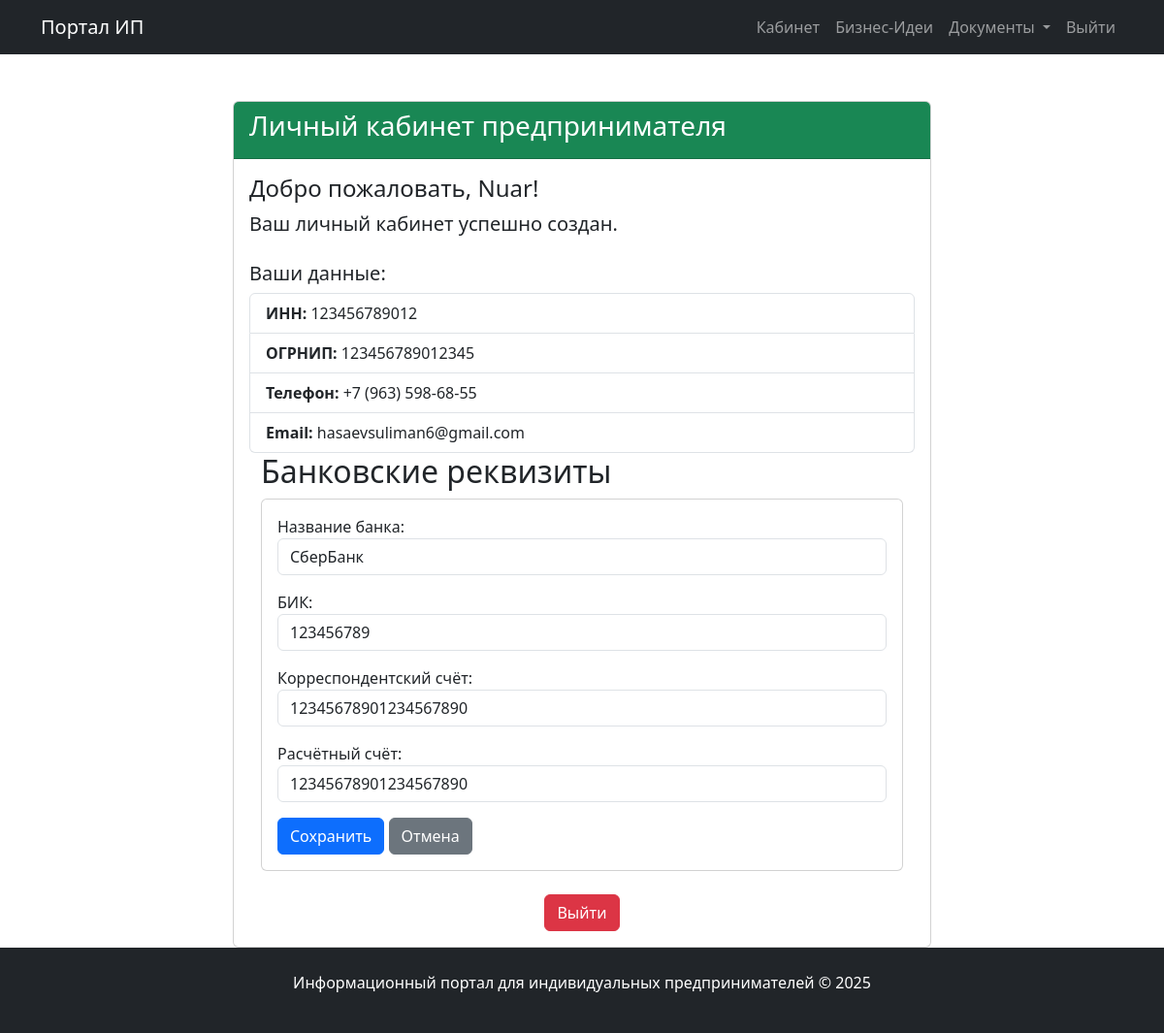
The page /dashboard/ (signed in) on the database its author committed.
### entrepreneurs/models.py (models this page shows, shortened)
class EntrepreneurProfile(models.Model):
    user = models.OneToOneField(
        User,
        on_delete=models.CASCADE,
        related_name='entrepreneur_profile',
        verbose_name='Пользователь'
    )
    company_name = models.CharField(
        max_length=255,
        verbose_name='Название ИП',
        help_text='Официальное название индивидуального предпринимателя'
    )
    inn = models.CharField(
        max_length=12,
        validators=[RegexValidator(r'^\d{12}$', 'ИНН должен содержать ровно 12 цифр')],
        verbose_name='ИНН',
        unique=True,
        help_text='12-значный идентификационный номер налогоплательщика'
    )
    ogrnip = models.CharField(
        max_length=15,
        validators=[RegexValidator(r'^\d{15}$', 'ОГРНИП должен содержать ровно 15 цифр')],
        verbose_name='ОГРНИП',
        unique=True,
        help_text='15-значный основной государственный регистрационный номер'
    )
    phone = models.CharField(
        max_length=18,
        verbose_name='Номер телефона',
        help_text='Формат: +7 (XXX) XXX-XX-XX'
    )
    is_verified = models.BooleanField(
        default=False,
        verbose_name='Профиль верифицирован'
    )
    created_at = models.DateTimeField(
        auto_now_add=True,
        verbose_name='Дата создания профиля'
    )
    updated_at = models.DateTimeField(
        auto_now=True,
        verbose_name='Дата последнего обновления'
    )
    class Meta:
        verbose_name = 'Профиль предпринимателя'
        verbose_name_plural = 'Профили предпринимателей'
        ordering = ['-created_at']

class BankDetails(models.Model):
    entrepreneur = models.OneToOneField(
        EntrepreneurProfile,
        on_delete=models.CASCADE,
        related_name='bank_details',
        verbose_name='Предприниматель'
    )
    bank_name = models.CharField(
        max_length=255,
        verbose_name='Название банка'
    )
    bik = models.CharField(
        max_length=9,
        validators=[RegexValidator(r'^\d{9}$', 'БИК должен содержать ровно 9 цифр')],
        verbose_name='БИК'
    )
    correspondent_account = models.CharField(
        max_length=20,
        validators=[RegexValidator(r'^\d{20}$', 'Корреспондентский счёт должен содержать ровно 20 цифр')],
        verbose_name='Корреспондентский счёт'
    )
    payment_account = models.CharField(
        max_length=20,
        validators=[RegexValidator(r'^\d{20}$', 'Расчётный счёт должен содержать ровно 20 цифр')],
        verbose_name='Расчётный счёт'
    )
    class Meta:
        verbose_name = 'Банковские реквизиты'
        verbose_name_plural = 'Банковские реквизиты'

### entrepreneurs/views.py (the view)
# urls.py: path('dashboard/', views.dashboard, name='dashboard'),
@login_required
def dashboard(request):
    try:
        profile = request.user.entrepreneur_profile
    except EntrepreneurProfile.DoesNotExist:
        return redirect('profile_create')
    entrepreneur = get_object_or_404(EntrepreneurProfile, user=request.user)
    try:
        bank_details = entrepreneur.bank_details
    except BankDetails.DoesNotExist:
        bank_details = None
    if request.method == 'POST':
        form = BankDetailsForm(request.POST, instance=bank_details)
        if form.is_valid():
            bank_details = form.save(commit=False)
            bank_details.entrepreneur = entrepreneur
            bank_details.save()
            messages.success(request, 'Банковские реквизиты успешно сохранены!')
    else:
        form = BankDetailsForm(instance=bank_details)
    return render(request, 'dashboard.html', {
        'user': request.user,
        'profile': profile,
        'form': form,
        'entrepreneur': entrepreneur
    })

### entrepreneurs/forms.py
class BankDetailsForm(forms.ModelForm):
    class Meta:
        model = BankDetails
        fields = '__all__'
        exclude = ['entrepreneur']
        widgets = {
            'bank_name': forms.TextInput(attrs={'class': 'form-control'}),
            'bik': forms.TextInput(attrs={'class': 'form-control'}),
            'correspondent_account': forms.TextInput(attrs={'class': 'form-control'}),
            'payment_account': forms.TextInput(attrs={'class': 'form-control'}),
        }

### entrepreneurs/templates/dashboard.html (shortened to what this page needs)
{% extends "base.html" %}
{% block content %}
<div class="container mt-5">
    <div class="row">
        <div class="col-md-8 mx-auto">
            <div class="card">
                <div class="card-header bg-success text-white">
                    <h3>Личный кабинет предпринимателя</h3>
                </div>
                <div class="card-body">
                    <h4>Добро пожаловать, {{ profile.company_name }}!</h4>
                    <p class="lead">Ваш личный кабинет успешно создан.</p>
                    <div class="mt-4">
                        <h5>Ваши данные:</h5>
                        <ul class="list-group">
                            <li class="list-group-item"><strong>ИНН:</strong> {{ profile.inn }}</li>
                            <li class="list-group-item"><strong>ОГРНИП:</strong> {{ profile.ogrnip }}</li>
                            <li class="list-group-item"><strong>Телефон:</strong> {{ profile.phone }}</li>
                            <li class="list-group-item"><strong>Email:</strong> {{ user.email }}</li>
                        </ul>
                    </div>
                    <div class="container">
                        <h2>Банковские реквизиты</h2>
                        <div class="card">
                            <div class="card-body">
                                <form method="post">
                                    <div class="mb-3">
                                        {{ form.bank_name.label_tag }}
                                        {{ form.bank_name }}
                                    </div>
                                    <div class="mb-3">
                                        {{ form.bik.label_tag }}
                                        {{ form.bik }}
                                    </div>
                                    <div class="mb-3">
                                        {{ form.correspondent_account.label_tag }}
                                        {{ form.correspondent_account }}
                                    </div>
                                    <div class="mb-3">
                                        {{ form.payment_account.label_tag }}
                                        {{ form.payment_account }}
                                    </div>
                                    <button type="submit" class="btn btn-primary">Сохранить</button>
                                    <a href="{% url 'entrepreneurs:documents' %}" class="btn btn-secondary">Отмена</a>
                                </form>
                            </div>
                        </div>
                    </div>
                    <div class="mt-4 text-center">
                       <form action="{% url 'entrepreneurs:logout' %}" method="post">
                            <button type="submit" class="btn btn-danger">Выйти</button>
                        </form>
                    </div>
                </div>
            </div>
        </div>
    </div>
</div>
{% endblock %}

### entrepreneurs/templates/base.html (style rules this page uses)
html, body { height: 100%; }
body { display: flex; flex-direction: column; }

### rows shown on the page
EntrepreneurProfile: company_name "Nuar", inn "123456789012", ogrnip "123456789012345", phone "+7 (963) 598-68-55"
BankDetails: bank_name "СберБанк", bik "123456789", correspondent_account "12345678901234567890", payment_account "12345678901234567890"

### other values the page prints
{{ user.email }} "hasaevsuliman6@gmail.com"
